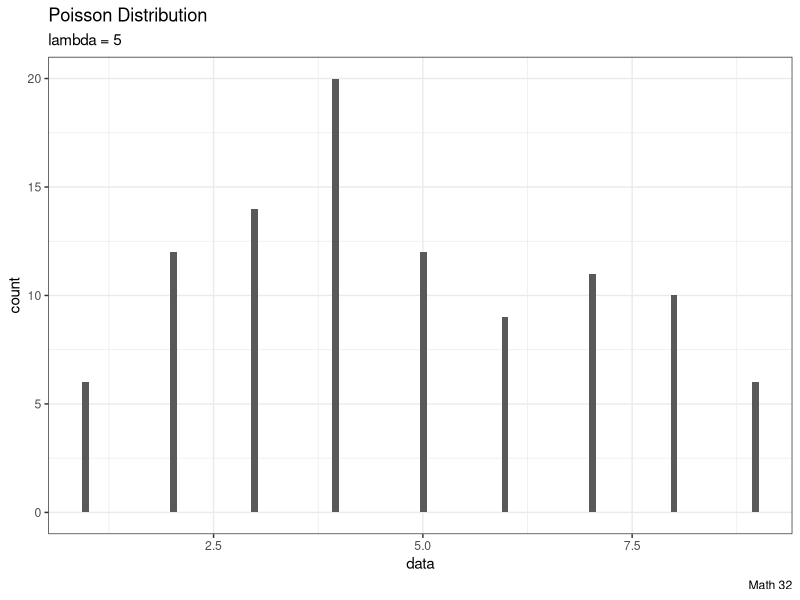
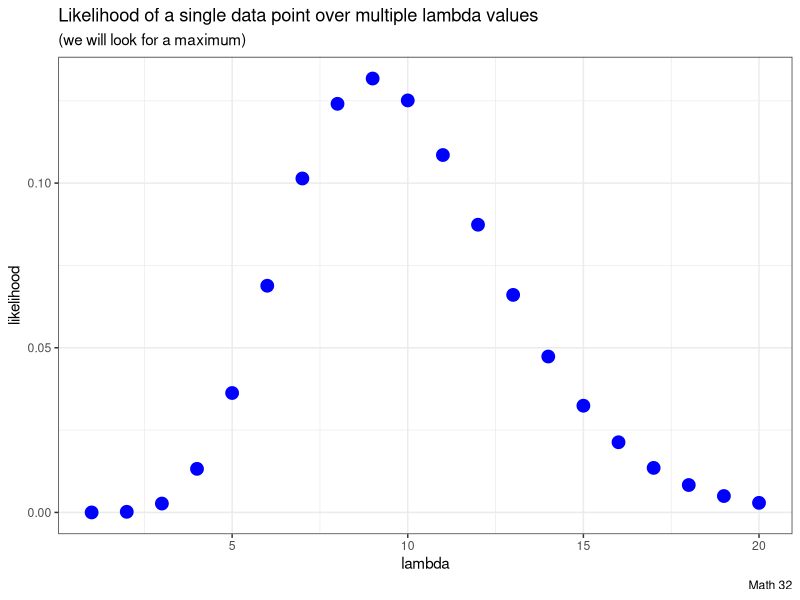
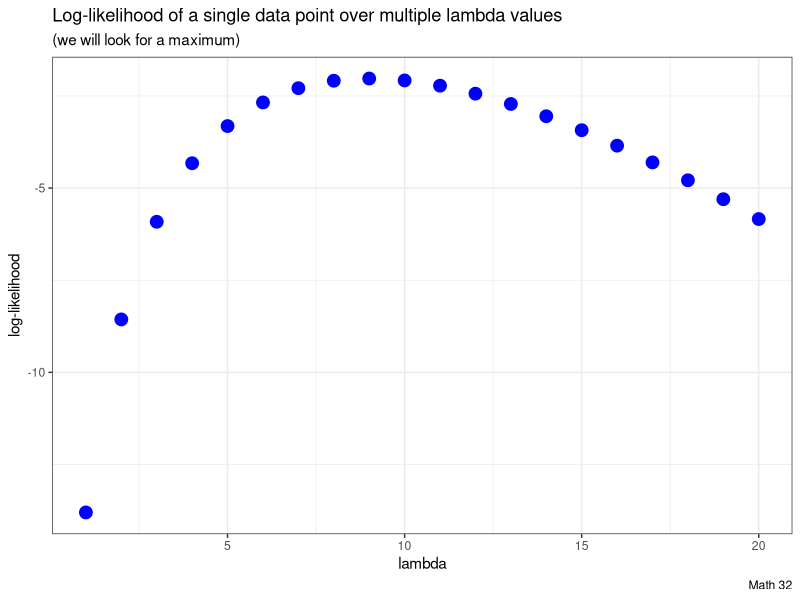
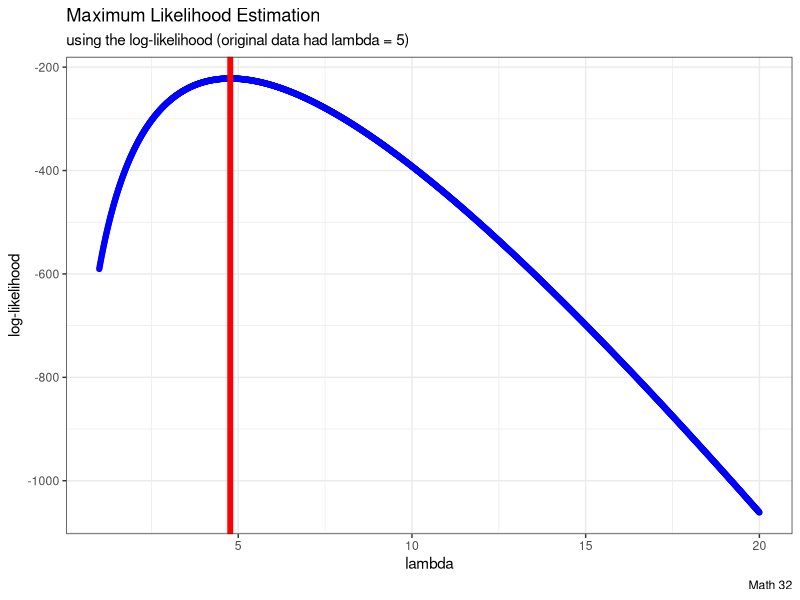
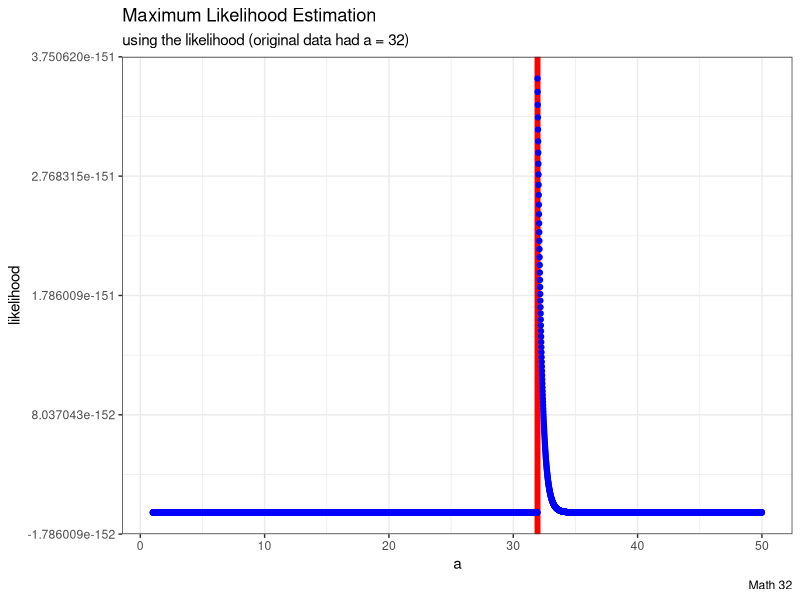
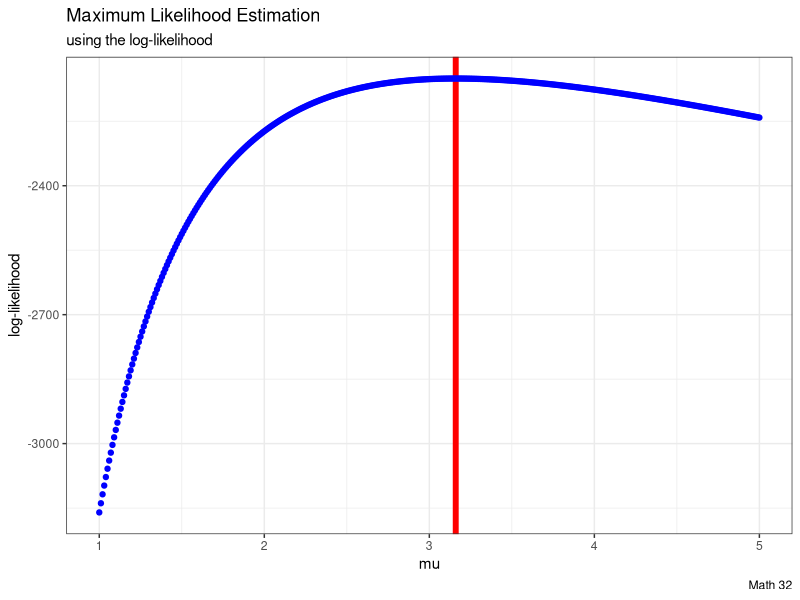

Reproduce these figures in R, in order.
## ---- chunk 1
knitr::opts_chunk$set(echo = TRUE)
library("tidyverse") #to load ggplot() and read_csv() functions
data_obs <- rexp(1000, rate = 1/3.2)
## ---- chunk 2
# generate data from Poisson distribution with the parameter lambda = 5
N <- 100 #sample size
data_pois <- rpois(n = N, lambda = 5)

# convert to data frame
df_Poisson <- data.frame(data_pois)

# plot data
df_Poisson %>% 
  ggplot(aes(x=data_pois))+ 
  geom_histogram(bins = N) +
  labs(title = "Poisson Distribution",
       subtitle = "lambda = 5", 
       caption = "Math 32",
       x = "data",
       y = "count") +
  theme_bw()
## ---- chunk 3
# likelihood of a single data point, guessing lambda = 1
dpois(data_pois[1], lambda = 1)

# likelihood of a single data point, over a sequence of guesses for lambda
lambda_values <- seq(1, 20)
likelihood <- dpois(data_pois[1], lambda = lambda_values)

# arranged into a data frame
lh_single <- data.frame(lambda_values = lambda_values, likelihood = likelihood )

lh_single %>% 
  ggplot(aes(x = lambda_values,y = likelihood))+
  geom_point(size = 4, color = "blue")+
  labs(title = "Likelihood of a single data point over multiple lambda values",
       subtitle = "(we will look for a maximum)",
       caption = "Math 32",
       x = "lambda",
       y = "likelihood") +
  theme_bw() 
## ---- chunk 4
# log-likelihood of a single data point, guessing lambda = 1
dpois(data_pois[1], lambda = 1, log = TRUE)

# log-likelihood of a single data point, over a sequence of guesses for lambda
lambda_values <- seq(1, 20)
log_likelihood <- dpois(data_pois[1], lambda = lambda_values, log = TRUE)

# arranged into a data frame
lh_single <- data.frame(lambda_values = lambda_values, log_likelihood = log_likelihood)

lh_single %>% 
  ggplot(aes(x = lambda_values,y = log_likelihood))+
  geom_point(size = 4, color = "blue")+
  labs(title = "Log-likelihood of a single data point over multiple lambda values",
       subtitle = "(we will look for a maximum)",
       caption = "Math 32",
       x = "lambda",
       y = "log-likelihood") +
  theme_bw() 
## ---- chunk 5
LL_poisson <- function(lambda, y){
  # log-likelihood by summing 
  LL <- sum(dpois(y, lambda, log=TRUE))
  return(LL)
}
lambda_values <- seq(1, 20, by = 0.01)

# compute log-likelihood for all data, for all lambda values
LL <- sapply(lambda_values, function(x){ LL_poisson(x, data_pois) })

# save the lambdas and log-likelihoods in a data frame
df <- data.frame(LL, lambda_values)

df %>% 
  ggplot(aes(x = lambda_values,y = LL)) +
  geom_point(color = "blue") +
  geom_vline(xintercept = lambda_values[which.max(LL)], color = "red", size = 2) +
  labs(title = "Maximum Likelihood Estimation",
       subtitle = "using the log-likelihood (original data had lambda = 5)",
       caption = "Math 32",
       x = "lambda",
       y = "log-likelihood") +
  theme_bw()
## ---- chunk 6
# the MLE value itself
lambda_values[which.max(LL)]
## ---- chunk 7
a <-32
N <- 100
data_unif <- runif(N, 0, a)
likelihood_unif <- function(a, data){
  temp <- dunif(data, 0, a)
  return(prod(temp, na.rm = TRUE))
}
## ---- chunk 8
# compute likelihood for all data, for many guesses at parameter a
a_values <- seq(1, 50, by = 0.01)
LH <- sapply(a_values, function(x){ likelihood_unif(x, data_unif) })
df <- data.frame(a_values, LH)

# graph the likelihood curve
df %>% 
  ggplot(aes(x = a_values, y = LH)) +
  geom_vline(xintercept = a_values[which.max(LH)], color = "red", size = 2) +
  geom_point(color = "blue") +
  labs(title = "Maximum Likelihood Estimation",
       subtitle = "using the likelihood (original data had a = 32)",
       caption = "Math 32",
       x = "a",
       y = "likelihood") +
  theme_bw()
## ---- chunk 9

## ---- chunk 10
data_obs <- read_csv("obsExpData.csv")
## ---- chunk 11
LL_exp <- function(mu = 1, sample_data){
  lambda <- 1/mu
  n <- sum(!is.na(sample_data)) #sample size
  this_sum <- sum(sample_data, na.rm = TRUE)
  loglikelihood <- n*log(lambda) - this_sum * lambda
  loglikelihood #return
}
## ---- chunk 12
# values to guess toward MLE
mu_values <- seq(1, 5, by = 0.01)

# compute log-likelihood for all data, for all lambda values
LL_values <- sapply(mu_values, function(x){ LL_exp(x, data_obs) })

# save the lambdas and log-likelihoods in a data frame
df <- data.frame(mu_values, LL_values)

df %>% 
  ggplot(aes(x = mu_values, y = LL_values)) +
  geom_vline(xintercept = mu_values[which.max(LL_values)],
             color = "red", size = 2) +
  geom_point(color = "blue") +
  labs(title = "Maximum Likelihood Estimation",
       subtitle = "using the log-likelihood",
       caption = "Math 32",
       x = "mu",
       y = "log-likelihood") +
  theme_bw()
## ---- chunk 13

